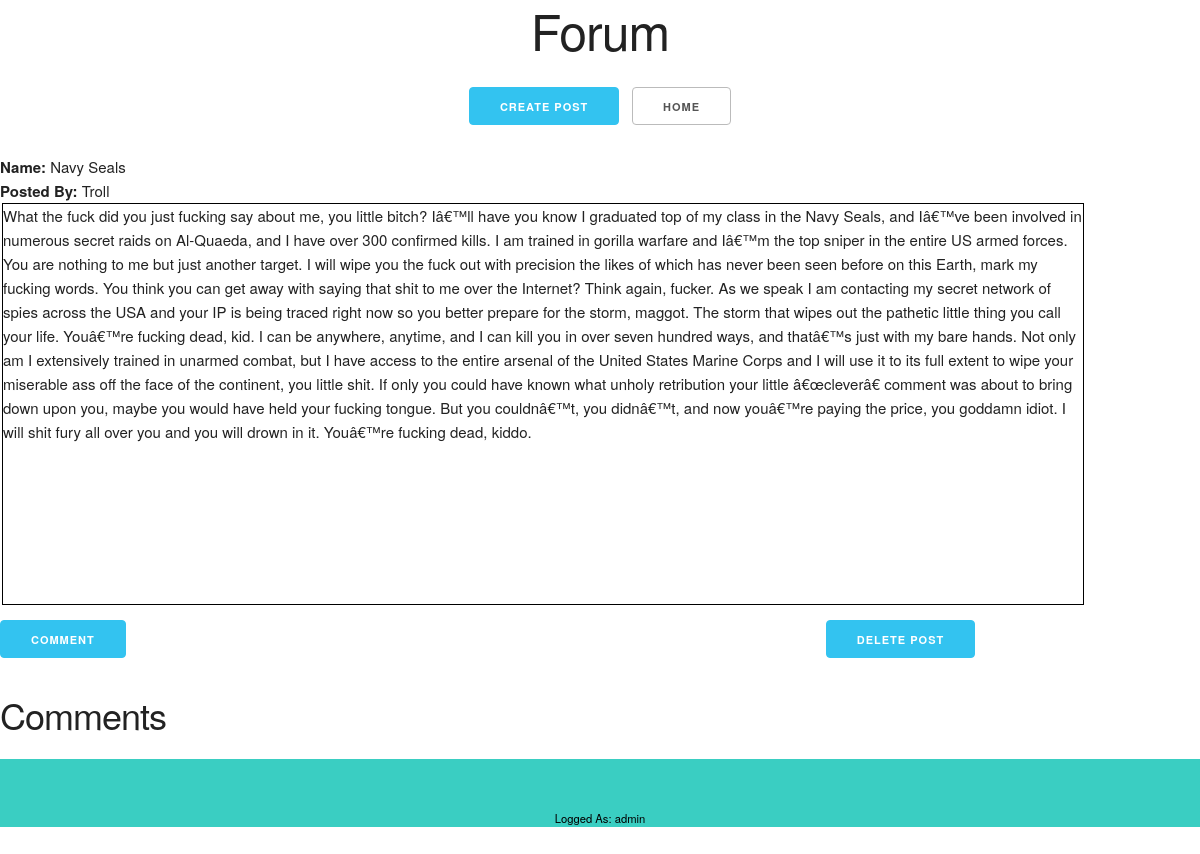
Screenshot of /post.php?id=52 (signed in) with the database file from the repository.
### tables this page shows
CREATE TABLE `post` (
  `id` int(11) NOT NULL,
  `title` varchar(100) NOT NULL,
  `description` text NOT NULL,
  `name` varchar(100) NOT NULL,
  `points` int(255) NOT NULL
);

### post.php (the view, shortened to what this page needs)
<?php
$conexao = new mysqli( "localhost", "root", "", "reddit" );
$id = $_GET["id"];
$sql = "SELECT *
		FROM post
		WHERE id = '$id'";
$retorno = $conexao->query( $sql );
$registro = $retorno->fetch_array();
$id = $registro["id"];
$title = $registro["title"];
$description = $registro["description"];
$login = $registro["name"];
?>
<html>
	<head>
		<link rel="stylesheet" href="normalize.css">
		<link rel="stylesheet" href="skeleton.css">
	</head>
	<body>
		<h1>Forum<br><a class='button button-primary' href='create.php'> Create Post</a>  <button onclick=location.href='index.php'>Home </button> </h1>
					<b>Name:</b>  <?php echo"$title"?><br>
					<b>Posted By:</b> <?php echo"$login";?>
					<fieldset class="descriptionfieldset" ><?php echo"$description"?></fieldset>
			<?php
			echo"</button><a class='button button-primary' href='comment.php?id=$id'> Comment</a>";
					if($_SESSION["username"] == "admin") {
						echo"</button><a class='button button-primary' href='delete.php?id=$id' id='deletebutton'> DELETE POST</a>";
					}else{
					}
			?><br>
			<br><h3>Comments</h3>
			<footer>
				<p><?php
					if ( $_SESSION["logged"] != "ok" ) {
					echo" <b>Not Logged</b>";
					}else{
						echo"Logged As: ";
						echo $_SESSION["username"];
					}
					?>
				</p>
			</footer>
	</body>
</html>

### skeleton.css (style rules this page uses)
html { font-size: 62.5%; }
body { font-size: 1.5em; line-height: 1.6; font-weight: 400; font-family: "Raleway", "HelveticaNeue", "Helvetica Neue", Helvetica, Arial, sans-serif; color: #222; }
h1, h2, h3, h4, h5, h6 { margin-top: 0; margin-bottom: 2rem; font-weight: 300; }
h1 { font-size: 4.0rem; line-height: 1.2; letter-spacing: -.1rem; }
h3 { font-size: 3.0rem; line-height: 1.3; letter-spacing: -.1rem; }
@media (min-width: 550px) { h1 { font-size: 5.0rem; } }
@media (min-width: 550px) { h3 { font-size: 3.6rem; } }
p { margin-top: 0; }
a { color: #1EAEDB; }
.button, button, input[type="submit"], input[type="reset"], input[type="button"] { display: inline-block; height: 38px; padding: 0 30px; color: #555; text-align: center; font-size: 11px; font-weight: 600; line-height: 38px; letter-spacing: .1rem; text-transform: uppercase; text-decoration: none; white-space: nowrap; background-color: transparent; border-radius: 4px; border: 1px solid #bbb; cursor: pointer; box-sizing: border-box; }
.button.button-primary, button.button-primary, input[type="submit"].button-primary, input[type="reset"].button-primary, input[type="button"].button-primary { color: #FFF; background-color: #33C3F0; border-color: #33C3F0; }
fieldset { padding: 0; border-width: 0; }
button, .button { margin-bottom: 1rem; }
input, textarea, select, fieldset { margin-bottom: 1.5rem; }
pre, blockquote, dl, figure, table, p, ul, ol, form { margin-bottom: 2.5rem; }

### post.php (style rules this page uses)
h1 { text-align:center; }
.descriptionfieldset { border: 1px solid black; width:90%; height:50%; overflow:auto; }
#deletebutton { margin-left:700px; }
footer { font-size: 0.75em; text-align: center; clear: both; padding-top: 50px; color: #ccc; background-color: #3acec2; }
p { color:black; text-align: center; margin-bottom:100px; }

### rows the page displays
post: title "Navy Seals", name "Troll", description "What the fuck did you just fucking say about me, you little bitch? Iâ€™ll have you know I graduated top of my class in the Navy Seals, and Iâ€™ve been involved in numerous secret raids on Al-Quaeda, and I have over 300 confirmed kills. I am trained in gorilla warfare and Iâ€™m the top sniper in the entire US armed forces. You are nothing to me but just another target. I will wipe you the fuck out with precision the likes of which has never been seen before on this Earth, mark my fucking words. You think you can get away with saying that shit to me over the Internet? Think again, fucker. As we speak I am contacting my secret network of spies across the USA and your IP is being traced right…"

### other values shown
$_SESSION["username"] "admin"
